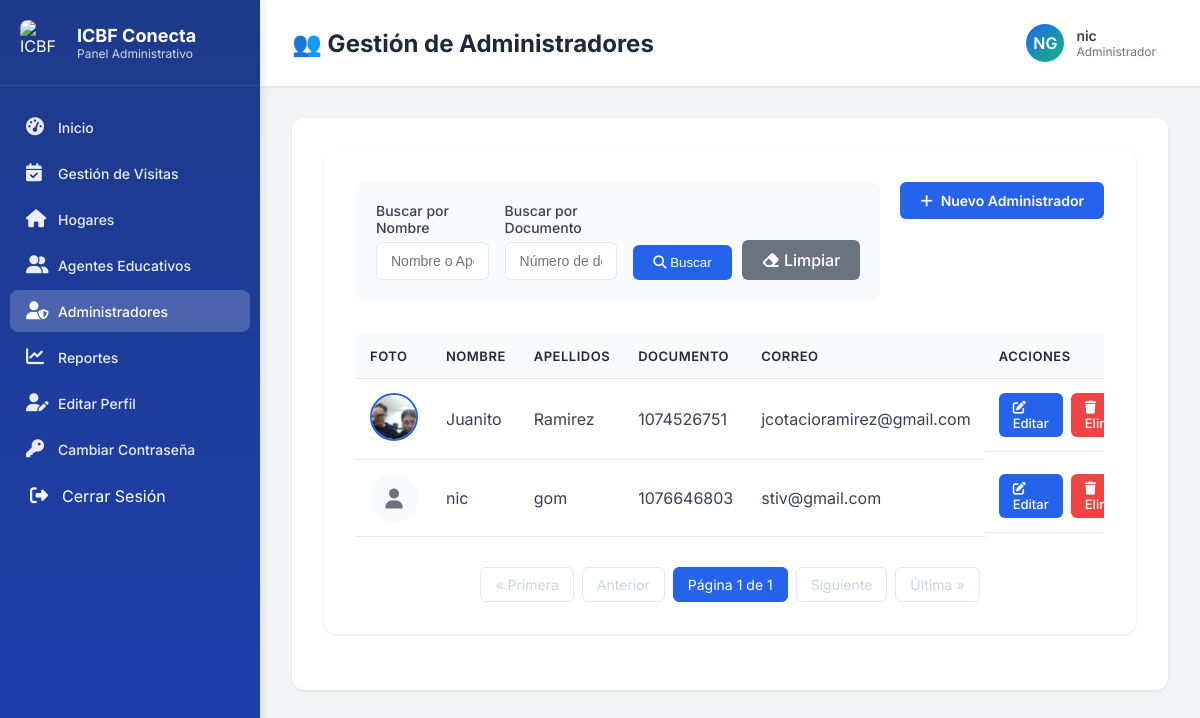
The page /administradores/ (signed in) on the database its author committed.
### core/models.py (models this page shows, shortened)
class Usuario(AbstractUser):
    TIPO_DOCUMENTO_CHOICES = [
        ('CC', 'Cédula de ciudadanía'),
        ('TI', 'Tarjeta de identidad'),
        ('CE', 'Cédula de extranjería'),
        ('PA', 'Pasaporte'),
    ]
    SEXO_CHOICES = [
        ('M', 'Masculino'),
        ('F', 'Femenino'),
        ('O', 'Otro'),
    ]
    username = None
    tipo_documento = models.CharField(max_length=5, choices=TIPO_DOCUMENTO_CHOICES, default='CC')
    documento = models.BigIntegerField(unique=True)
    nombres = models.CharField(max_length=50)
    apellidos = models.CharField(max_length=50)
    correo = models.EmailField(max_length=100, unique=True)
    sexo = models.CharField(max_length=1, choices=SEXO_CHOICES, default='F')
    departamento_residencia = models.ForeignKey(Departamento, on_delete=models.SET_NULL, null=True, blank=True, related_name='residentes')
    ciudad_residencia = models.ForeignKey(Municipio, on_delete=models.SET_NULL, null=True, blank=True, related_name='residentes')
    localidad_bogota = models.ForeignKey(LocalidadBogota, on_delete=models.SET_NULL, null=True, blank=True, related_name='residentes',
                                         help_text='Solo aplica si vive en Bogotá D.C.')
    direccion = models.CharField(max_length=100, null=True, blank=True)
    barrio = models.CharField(max_length=100, null=True, blank=True)
    telefono = models.CharField(max_length=20, null=True, blank=True)
    nivel_educativo = models.CharField(max_length=50, null=True, blank=True)
    rol = models.ForeignKey(Rol, on_delete=models.PROTECT, null=True)
    foto_admin = models.ImageField(upload_to=admin_upload_path, null=True, blank=True)
    fecha_creacion = models.DateTimeField(auto_now_add=True)
    fecha_actualizacion = models.DateTimeField(auto_now=True)
    EMAIL_FIELD = 'correo'
    USERNAME_FIELD = 'documento'
    REQUIRED_FIELDS = ['nombres', 'apellidos', 'correo', 'tipo_documento']
    objects = CustomUserManager()
    class Meta:
        db_table = 'usuarios'

### core/views.py (the view)
# urls.py: path('administradores/', views.listar_administradores, name='listar_administradores'),
@login_required
@rol_requerido('administrador')
def listar_administradores(request):
    query_nombre = request.GET.get('nombre', '')
    query_documento = request.GET.get('documento', '')
    rol_admin, _ = Rol.objects.get_or_create(nombre_rol='administrador')
    administradores = Usuario.objects.filter(rol=rol_admin).order_by('nombres')
    if query_nombre:
        administradores = administradores.filter(Q(nombres__icontains=query_nombre) | Q(apellidos__icontains=query_nombre))
    if query_documento:
        administradores = administradores.filter(documento__icontains=query_documento)
    paginator = Paginator(administradores, 5) # 5 administradores por página
    page_number = request.GET.get('page')
    admins_paginados = paginator.get_page(page_number)
    context = {
        'administradores': admins_paginados, # Enviar el objeto paginado
        'filtros': {'nombre': query_nombre, 'documento': query_documento},
        'paginator': paginator # Opcional
    }
    return render(request, 'admin/administradores_list.html', context)

### core/views.py (called while the page is built)
def rol_requerido(nombre_rol):
    def decorator(view_func):
        @wraps(view_func)
        def _wrapped_view(request, *args, **kwargs):
            if not request.user.is_authenticated or not hasattr(request.user, 'rol') or request.user.rol.nombre_rol != nombre_rol:
                messages.error(request, 'Acceso denegado. No tienes los permisos necesarios.')
                return redirect('home')  # Redirigir a una página de inicio o de error
            return view_func(request, *args, **kwargs)
        return _wrapped_view
    return decorator

### templates/admin/administradores_list.html (shortened to what this page needs)
{% load static %}
<!DOCTYPE html>
<html lang="es">
<head>
  <link rel="stylesheet" href="https://cdnjs.cloudflare.com/ajax/libs/font-awesome/6.5.0/css/all.min.css"/>
</head>
<body>
  <aside class="sidebar">
    <div class="sidebar-header">
      <a href="{% url 'home' %}" class="sidebar-logo">
        <img src="{% static 'img/logoSinFondo.png' %}" alt="ICBF">
        <div class="sidebar-logo-text">
          <h2>ICBF Conecta</h2>
          <p>Panel Administrativo</p>
        </div>
      </a>
    </div>
    <nav class="sidebar-nav">
      <div class="nav-item">
        <a href="{% url 'dashboard_admin' %}" class="nav-link">
          <i class="fas fa-tachometer-alt"></i>
          <span>Inicio</span>
        </a>
      </div>
      <div class="nav-item">
        <a href="{% url 'hogares_dashboard' %}" class="nav-link">
          <i class="fas fa-calendar-check"></i>
          <span>Gestión de Visitas</span>
        </a>
      </div>
      <div class="nav-item">
        <a href="{% url 'listar_hogares' %}" class="nav-link">
          <i class="fas fa-home"></i>
          <span>Hogares</span>
        </a>
      </div>
      <div class="nav-item">
        <a href="{% url 'listar_madres' %}" class="nav-link">
          <i class="fas fa-user-group"></i>
          <span>Agentes Educativos</span>
        </a>
      </div>
      <div class="nav-item">
        <a href="{% url 'listar_administradores' %}" class="nav-link active">
          <i class="fas fa-user-shield"></i>
          <span>Administradores</span>
        </a>
      </div>
      <div class="nav-item">
        <a href="{% url 'admin_reportes' %}" class="nav-link">
          <i class="fas fa-chart-line"></i>
          <span>Reportes</span>
        </a>
      </div>
      <div class="nav-item">
        <a href="{% url 'editar_perfil' %}" class="nav-link">
          <i class="fas fa-user-pen"></i>
          <span>Editar Perfil</span>
        </a>
      </div>
      <div class="nav-item">
        <a href="{% url 'cambiar_contrasena' %}" class="nav-link">
          <i class="fas fa-key"></i>
          <span>Cambiar Contraseña</span>
        </a>
      </div>
      <div class="nav-item">
        <form method="post" action="{% url 'logout' %}" style="margin: 0;">
          <button type="submit" class="nav-link" style="background: none; border: none; width: 100%; text-align: left; cursor: pointer; font: inherit; color: white; padding: 12px 20px; display: flex; align-items: center; gap: 12px; transition: all 0.2s;">
            <i class="fas fa-sign-out-alt"></i>
            <span>Cerrar Sesión</span>
          </button>
        </form>
      </div>
    </nav>
  </aside>
  <main class="main-content">
    <div class="topbar">
      <div class="topbar-left">
        <h1>👥 Gestión de Administradores</h1>
      </div>
      <div class="topbar-right">
        <div class="user-menu">
          <div class="user-avatar">
            {{ request.user.nombres.0|upper }}{{ request.user.apellidos.0|upper }}
          </div>
          <div>
            <div style="font-weight: 600; font-size: 14px;">{{ request.user.nombres }}</div>
            <div style="font-size: 12px; color: var(--text-light);">Administrador</div>
          </div>
        </div>
      </div>
    </div>
    <div class="content-wrapper">
      <div class="content-container">
      <div class="content-container">
        <div class="top-bar">
          <form method="get" action="{% url 'listar_administradores' %}" class="filtros-form">
            <div class="form-group">
              <label for="nombre">Buscar por Nombre</label>
              <input type="text" name="nombre" id="nombre" value="{{ filtros.nombre|default:'' }}" placeholder="Nombre o Apellido">
            </div>
            <div class="form-group">
              <label for="documento">Buscar por Documento</label>
              <input type="text" name="documento" id="documento" value="{{ filtros.documento|default:'' }}" placeholder="Número de documento">
            </div>
            <div class="actions">
              <button type="submit" class="btn-filtro btn-buscar">
                <i class="fas fa-search"></i> Buscar
              </button>
              <a href="{% url 'listar_administradores' %}" class="btn-filtro btn-limpiar">
                <i class="fas fa-eraser"></i> Limpiar
              </a>
            </div>
          </form>
          <div class="page-actions">
            <a href="{% url 'crear_administrador' %}" class="btn-crear">
              <i class="fas fa-plus"></i> Nuevo Administrador
            </a>
          </div>
        </div>
        <div class="tabla-wrapper">
          <table>
            <thead>
              <tr>
                <th>Foto</th>
                <th>Nombre</th>
                <th>Apellidos</th>
                <th>Documento</th>
                <th>Correo</th>
                <th>Acciones</th>
              </tr>
            </thead>
            <tbody>
              {% for admin in administradores %}
              <tr>
                <td>
                  {% if admin.foto_admin %}
                    <img src="{{ admin.foto_admin.url }}" alt="Foto de {{ admin.nombres }}" style="width:48px; height:48px; object-fit:cover; border-radius:50%; border:2px solid var(--primary); background:var(--light);" />
                  {% else %}
                    <div style="width:48px; height:48px; display:flex; align-items:center; justify-content:center; background:var(--light); border-radius:50%; color:var(--text-light);">
                      <i class="fa-solid fa-user fa-lg"></i>
                    </div>
                  {% endif %}
                </td>
                <td>{{ admin.nombres|default:"N/A" }}</td>
                <td>{{ admin.apellidos|default:"N/A" }}</td>
                <td>{{ admin.documento }}</td>
                <td>{{ admin.correo }}</td>
                <td class="acciones">
                  <a href="{% url 'editar_administrador' admin.id %}" class="btn-editar">
                    <i class="fas fa-edit"></i> Editar
                  </a>
                  <a href="{% url 'eliminar_administrador' admin.id %}" class="btn-eliminar" onclick="return confirm('¿Está seguro de eliminar este administrador?');">
                    <i class="fas fa-trash"></i> Eliminar
                  </a>
                </td>
              </tr>
              {% endfor %}
            </tbody>
          </table>
        </div>
        <div class="pagination">
          {% if administradores.has_previous %}
            <a href="?page=1{% for key, value in filtros.items %}&{{ key }}={{ value }}{% endfor %}">&laquo; Primera</a>
            <a href="?page={{ administradores.previous_page_number }}{% for key, value in filtros.items %}&{{ key }}={{ value }}{% endfor %}">Anterior</a>
          {% else %}
            <span class="disabled">&laquo; Primera</span>
            <span class="disabled">Anterior</span>
          {% endif %}
          <span class="current">
            Página {{ administradores.number }} de {{ administradores.paginator.num_pages }}
          </span>
          {% if administradores.has_next %}
            <a href="?page={{ administradores.next_page_number }}{% for key, value in filtros.items %}&{{ key }}={{ value }}{% endfor %}">Siguiente</a>
            <a href="?page={{ administradores.paginator.num_pages }}{% for key, value in filtros.items %}&{{ key }}={{ value }}{% endfor %}">Última &raquo;</a>
          {% else %}
            <span class="disabled">Siguiente</span>
            <span class="disabled">Última &raquo;</span>
          {% endif %}
        </div>
      </div>
    </div>
  </main>
</body>
</html>

### rows shown on the page
Usuario: user.nombres.0 "N", user.apellidos.0 "G", user.nombres "nic", nombres "nic", apellidos "gom", documento "1076646803", correo "stiv@gmail.com"
Usuario: foto_admin (picture), nombres "Juanito", apellidos "Ramirez", documento "1074526751", correo "jcotacioramirez@gmail.com"

### other values the page prints
{{ administradores.number }} "1"
{{ administradores.paginator.num_pages }} "1"
